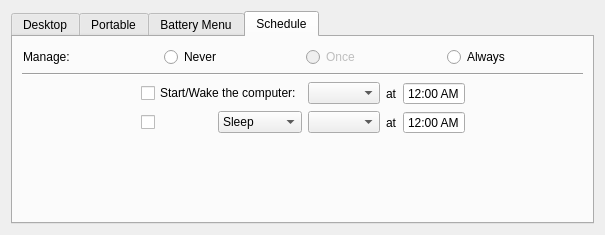
<?xml version="1.0" encoding="UTF-8"?>
<ui version="4.0">
 <class>EnergySaverPolicyWidget</class>
 <widget class="QWidget" name="EnergySaverPolicyWidget">
  <property name="geometry">
   <rect>
    <x>0</x>
    <y>0</y>
    <width>605</width>
    <height>235</height>
   </rect>
  </property>
  <property name="windowTitle">
   <string>Form</string>
  </property>
  <layout class="QVBoxLayout" name="verticalLayout_5">
   <item>
    <widget class="QTabWidget" name="energySaverPolicyTabWidget">
     <property name="sizePolicy">
      <sizepolicy hsizetype="Preferred" vsizetype="Preferred">
       <horstretch>0</horstretch>
       <verstretch>0</verstretch>
      </sizepolicy>
     </property>
     <property name="currentIndex">
      <number>3</number>
     </property>
     <widget class="QWidget" name="desktopTab">
      <attribute name="title">
       <string>Desktop</string>
      </attribute>
      <layout class="QVBoxLayout" name="verticalLayout">
       <item>
        <layout class="QHBoxLayout" name="desktopManageHLayout">
         <property name="margin">
          <number>1</number>
         </property>
         <item>
          <widget class="QLabel" name="label_6">
           <property name="text">
            <string>Manage:</string>
           </property>
          </widget>
         </item>
         <item>
          <widget class="QRadioButton" name="desktopManageNeverRadioButton">
           <property name="text">
            <string>Never</string>
           </property>
          </widget>
         </item>
         <item>
          <widget class="QRadioButton" name="desktopManageOnceRadioButton">
           <property name="enabled">
            <bool>false</bool>
           </property>
           <property name="text">
            <string>Once</string>
           </property>
          </widget>
         </item>
         <item>
          <widget class="QRadioButton" name="desktopManageAlwaysRadioButton">
           <property name="text">
            <string>Always</string>
           </property>
          </widget>
         </item>
        </layout>
       </item>
       <item>
        <widget class="Line" name="desktopLine">
         <property name="orientation">
          <enum>Qt::Horizontal</enum>
         </property>
        </widget>
       </item>
       <item>
        <spacer name="verticalSpacer_2">
         <property name="orientation">
          <enum>Qt::Vertical</enum>
         </property>
         <property name="sizeType">
          <enum>QSizePolicy::MinimumExpanding</enum>
         </property>
         <property name="sizeHint" stdset="0">
          <size>
           <width>408</width>
           <height>0</height>
          </size>
         </property>
        </spacer>
       </item>
       <item>
        <layout class="QHBoxLayout" name="horizontalLayout">
         <item>
          <spacer name="horizontalSpacer_7">
           <property name="orientation">
            <enum>Qt::Horizontal</enum>
           </property>
           <property name="sizeType">
            <enum>QSizePolicy::MinimumExpanding</enum>
           </property>
           <property name="sizeHint" stdset="0">
            <size>
             <width>0</width>
             <height>20</height>
            </size>
           </property>
          </spacer>
         </item>
         <item>
          <widget class="EnergyUsageWidget" name="desktopEnergyUsage" native="true"/>
         </item>
         <item>
          <spacer name="horizontalSpacer_8">
           <property name="orientation">
            <enum>Qt::Horizontal</enum>
           </property>
           <property name="sizeType">
            <enum>QSizePolicy::MinimumExpanding</enum>
           </property>
           <property name="sizeHint" stdset="0">
            <size>
             <width>0</width>
             <height>20</height>
            </size>
           </property>
          </spacer>
         </item>
        </layout>
       </item>
       <item>
        <spacer name="verticalSpacer">
         <property name="orientation">
          <enum>Qt::Vertical</enum>
         </property>
         <property name="sizeType">
          <enum>QSizePolicy::MinimumExpanding</enum>
         </property>
         <property name="sizeHint" stdset="0">
          <size>
           <width>20</width>
           <height>0</height>
          </size>
         </property>
        </spacer>
       </item>
      </layout>
     </widget>
     <widget class="QWidget" name="portableTab">
      <attribute name="title">
       <string>Portable</string>
      </attribute>
      <layout class="QVBoxLayout" name="verticalLayout_2" stretch="0,0,0,0,0,0">
       <property name="margin">
        <number>12</number>
       </property>
       <item>
        <layout class="QHBoxLayout" name="horizontalLayout_4">
         <property name="margin">
          <number>1</number>
         </property>
         <item>
          <widget class="QLabel" name="label_12">
           <property name="text">
            <string>Manage:</string>
           </property>
          </widget>
         </item>
         <item>
          <widget class="QRadioButton" name="portableManageNever">
           <property name="text">
            <string>Never</string>
           </property>
          </widget>
         </item>
         <item>
          <widget class="QRadioButton" name="portableManageOnce">
           <property name="enabled">
            <bool>false</bool>
           </property>
           <property name="text">
            <string>Once</string>
           </property>
          </widget>
         </item>
         <item>
          <widget class="QRadioButton" name="portableManageAlways">
           <property name="text">
            <string>Always</string>
           </property>
          </widget>
         </item>
        </layout>
       </item>
       <item>
        <widget class="Line" name="portableLine">
         <property name="orientation">
          <enum>Qt::Horizontal</enum>
         </property>
        </widget>
       </item>
       <item>
        <layout class="QGridLayout" name="gridLayout_2">
         <item row="0" column="1">
          <widget class="QLabel" name="label_9">
           <property name="text">
            <string>Power Source:</string>
           </property>
           <property name="alignment">
            <set>Qt::AlignRight|Qt::AlignTrailing|Qt::AlignVCenter</set>
           </property>
          </widget>
         </item>
         <item row="0" column="2">
          <widget class="QComboBox" name="powerSourceComboBox">
           <item>
            <property name="text">
             <string>Battery</string>
            </property>
           </item>
           <item>
            <property name="text">
             <string>Power Adapter</string>
            </property>
           </item>
          </widget>
         </item>
         <item row="0" column="3">
          <spacer name="horizontalSpacer_4">
           <property name="orientation">
            <enum>Qt::Horizontal</enum>
           </property>
           <property name="sizeType">
            <enum>QSizePolicy::MinimumExpanding</enum>
           </property>
           <property name="sizeHint" stdset="0">
            <size>
             <width>0</width>
             <height>20</height>
            </size>
           </property>
          </spacer>
         </item>
         <item row="0" column="0">
          <spacer name="horizontalSpacer_5">
           <property name="orientation">
            <enum>Qt::Horizontal</enum>
           </property>
           <property name="sizeType">
            <enum>QSizePolicy::MinimumExpanding</enum>
           </property>
           <property name="sizeHint" stdset="0">
            <size>
             <width>0</width>
             <height>20</height>
            </size>
           </property>
          </spacer>
         </item>
        </layout>
       </item>
       <item>
        <spacer name="verticalSpacer_5">
         <property name="orientation">
          <enum>Qt::Vertical</enum>
         </property>
         <property name="sizeHint" stdset="0">
          <size>
           <width>20</width>
           <height>12</height>
          </size>
         </property>
        </spacer>
       </item>
       <item>
        <layout class="QHBoxLayout" name="horizontalLayout_2">
         <property name="spacing">
          <number>0</number>
         </property>
         <item>
          <spacer name="horizontalSpacer_10">
           <property name="orientation">
            <enum>Qt::Horizontal</enum>
           </property>
           <property name="sizeHint" stdset="0">
            <size>
             <width>40</width>
             <height>20</height>
            </size>
           </property>
          </spacer>
         </item>
         <item>
          <widget class="QStackedWidget" name="portableStackedWidget">
           <property name="lineWidth">
            <number>0</number>
           </property>
          </widget>
         </item>
         <item>
          <spacer name="horizontalSpacer_9">
           <property name="orientation">
            <enum>Qt::Horizontal</enum>
           </property>
           <property name="sizeHint" stdset="0">
            <size>
             <width>40</width>
             <height>20</height>
            </size>
           </property>
          </spacer>
         </item>
        </layout>
       </item>
       <item>
        <spacer name="verticalSpacer_6">
         <property name="orientation">
          <enum>Qt::Vertical</enum>
         </property>
         <property name="sizeHint" stdset="0">
          <size>
           <width>20</width>
           <height>12</height>
          </size>
         </property>
        </spacer>
       </item>
      </layout>
     </widget>
     <widget class="QWidget" name="batteryMenuTab">
      <attribute name="title">
       <string>Battery Menu</string>
      </attribute>
      <layout class="QVBoxLayout" name="verticalLayout_3">
       <item>
        <layout class="QHBoxLayout" name="horizontalLayout_5">
         <property name="margin">
          <number>1</number>
         </property>
         <item>
          <widget class="QLabel" name="label_7">
           <property name="text">
            <string>Manage:</string>
           </property>
          </widget>
         </item>
         <item>
          <widget class="QRadioButton" name="batteryManageNeverRadioButton">
           <property name="text">
            <string>Never</string>
           </property>
          </widget>
         </item>
         <item>
          <widget class="QRadioButton" name="batteryManageOnceRadioButton">
           <property name="enabled">
            <bool>false</bool>
           </property>
           <property name="text">
            <string>Once</string>
           </property>
          </widget>
         </item>
         <item>
          <widget class="QRadioButton" name="batteryManageAlwaysRadioButton">
           <property name="text">
            <string>Always</string>
           </property>
          </widget>
         </item>
        </layout>
       </item>
       <item>
        <widget class="Line" name="line_4">
         <property name="orientation">
          <enum>Qt::Horizontal</enum>
         </property>
        </widget>
       </item>
       <item>
        <layout class="QHBoxLayout" name="horizontalLayout_7">
         <item>
          <spacer name="horizontalSpacer_6">
           <property name="orientation">
            <enum>Qt::Horizontal</enum>
           </property>
           <property name="sizeHint" stdset="0">
            <size>
             <width>40</width>
             <height>20</height>
            </size>
           </property>
          </spacer>
         </item>
         <item>
          <widget class="QCheckBox" name="showBatteryCheckbox">
           <property name="text">
            <string>Show battery status in the menu bar</string>
           </property>
          </widget>
         </item>
         <item>
          <spacer name="horizontalSpacer">
           <property name="orientation">
            <enum>Qt::Horizontal</enum>
           </property>
           <property name="sizeHint" stdset="0">
            <size>
             <width>40</width>
             <height>20</height>
            </size>
           </property>
          </spacer>
         </item>
        </layout>
       </item>
       <item>
        <spacer name="verticalSpacer_3">
         <property name="orientation">
          <enum>Qt::Vertical</enum>
         </property>
         <property name="sizeType">
          <enum>QSizePolicy::MinimumExpanding</enum>
         </property>
         <property name="sizeHint" stdset="0">
          <size>
           <width>20</width>
           <height>0</height>
          </size>
         </property>
        </spacer>
       </item>
      </layout>
     </widget>
     <widget class="QWidget" name="scheduleTab">
      <attribute name="title">
       <string>Schedule</string>
      </attribute>
      <layout class="QVBoxLayout" name="verticalLayout_4">
       <item>
        <layout class="QHBoxLayout" name="horizontalLayout_6">
         <property name="leftMargin">
          <number>1</number>
         </property>
         <property name="topMargin">
          <number>1</number>
         </property>
         <property name="rightMargin">
          <number>1</number>
         </property>
         <item>
          <widget class="QLabel" name="label_8">
           <property name="text">
            <string>Manage:</string>
           </property>
          </widget>
         </item>
         <item>
          <widget class="QRadioButton" name="scheduleManageNeverRadioButton">
           <property name="text">
            <string>Never</string>
           </property>
          </widget>
         </item>
         <item>
          <widget class="QRadioButton" name="scheduleManageOnceRadioButton">
           <property name="enabled">
            <bool>false</bool>
           </property>
           <property name="text">
            <string>Once</string>
           </property>
          </widget>
         </item>
         <item>
          <widget class="QRadioButton" name="scheduleManageAlwaysRadioButton">
           <property name="text">
            <string>Always</string>
           </property>
          </widget>
         </item>
        </layout>
       </item>
       <item>
        <widget class="Line" name="line_5">
         <property name="orientation">
          <enum>Qt::Horizontal</enum>
         </property>
        </widget>
       </item>
       <item>
        <layout class="QGridLayout" name="gridLayout">
         <item row="0" column="1" colspan="3">
          <widget class="QCheckBox" name="startComputerCheckbox">
           <property name="sizePolicy">
            <sizepolicy hsizetype="Preferred" vsizetype="Fixed">
             <horstretch>0</horstretch>
             <verstretch>0</verstretch>
            </sizepolicy>
           </property>
           <property name="text">
            <string>Start/Wake the computer:</string>
           </property>
          </widget>
         </item>
         <item row="1" column="1">
          <widget class="QCheckBox" name="shutdownSleepCheckBox">
           <property name="sizePolicy">
            <sizepolicy hsizetype="Preferred" vsizetype="Fixed">
             <horstretch>0</horstretch>
             <verstretch>0</verstretch>
            </sizepolicy>
           </property>
           <property name="text">
            <string/>
           </property>
          </widget>
         </item>
         <item row="1" column="5">
          <widget class="QComboBox" name="shutdownSleepComputerDayComboBox"/>
         </item>
         <item row="1" column="3">
          <widget class="QComboBox" name="shutdownSleepComputerComboBox">
           <item>
            <property name="text">
             <string>Sleep</string>
            </property>
           </item>
           <item>
            <property name="text">
             <string>Shutdown</string>
            </property>
           </item>
          </widget>
         </item>
         <item row="1" column="7">
          <widget class="QLabel" name="label_13">
           <property name="text">
            <string>at</string>
           </property>
          </widget>
         </item>
         <item row="0" column="7">
          <widget class="QLabel" name="label_10">
           <property name="text">
            <string>at</string>
           </property>
          </widget>
         </item>
         <item row="0" column="5">
          <widget class="QComboBox" name="startComputerDayComboBox"/>
         </item>
         <item row="1" column="9">
          <spacer name="horizontalSpacer_2">
           <property name="orientation">
            <enum>Qt::Horizontal</enum>
           </property>
           <property name="sizeHint" stdset="0">
            <size>
             <width>40</width>
             <height>20</height>
            </size>
           </property>
          </spacer>
         </item>
         <item row="1" column="0">
          <spacer name="horizontalSpacer_3">
           <property name="orientation">
            <enum>Qt::Horizontal</enum>
           </property>
           <property name="sizeHint" stdset="0">
            <size>
             <width>40</width>
             <height>20</height>
            </size>
           </property>
          </spacer>
         </item>
         <item row="0" column="8">
          <widget class="QTimeEdit" name="startComputerTimeEdit">
           <property name="sizePolicy">
            <sizepolicy hsizetype="Preferred" vsizetype="Fixed">
             <horstretch>0</horstretch>
             <verstretch>0</verstretch>
            </sizepolicy>
           </property>
           <property name="wrapping">
            <bool>false</bool>
           </property>
           <property name="frame">
            <bool>true</bool>
           </property>
           <property name="buttonSymbols">
            <enum>QAbstractSpinBox::NoButtons</enum>
           </property>
           <property name="displayFormat">
            <string>h:mm AP</string>
           </property>
          </widget>
         </item>
         <item row="1" column="8">
          <widget class="QTimeEdit" name="shutdownSleepComputerTimeEdit">
           <property name="sizePolicy">
            <sizepolicy hsizetype="Preferred" vsizetype="Fixed">
             <horstretch>0</horstretch>
             <verstretch>0</verstretch>
            </sizepolicy>
           </property>
           <property name="buttonSymbols">
            <enum>QAbstractSpinBox::NoButtons</enum>
           </property>
           <property name="displayFormat">
            <string>h:mm AP</string>
           </property>
          </widget>
         </item>
        </layout>
       </item>
       <item>
        <spacer name="verticalSpacer_4">
         <property name="orientation">
          <enum>Qt::Vertical</enum>
         </property>
         <property name="sizeType">
          <enum>QSizePolicy::MinimumExpanding</enum>
         </property>
         <property name="sizeHint" stdset="0">
          <size>
           <width>20</width>
           <height>0</height>
          </size>
         </property>
        </spacer>
       </item>
      </layout>
     </widget>
    </widget>
   </item>
  </layout>
 </widget>
 <customwidgets>
  <customwidget>
   <class>EnergyUsageWidget</class>
   <extends>QWidget</extends>
   <header>EnergyUsageWidget.h</header>
   <container>1</container>
  </customwidget>
 </customwidgets>
 <resources/>
 <connections/>
</ui>
